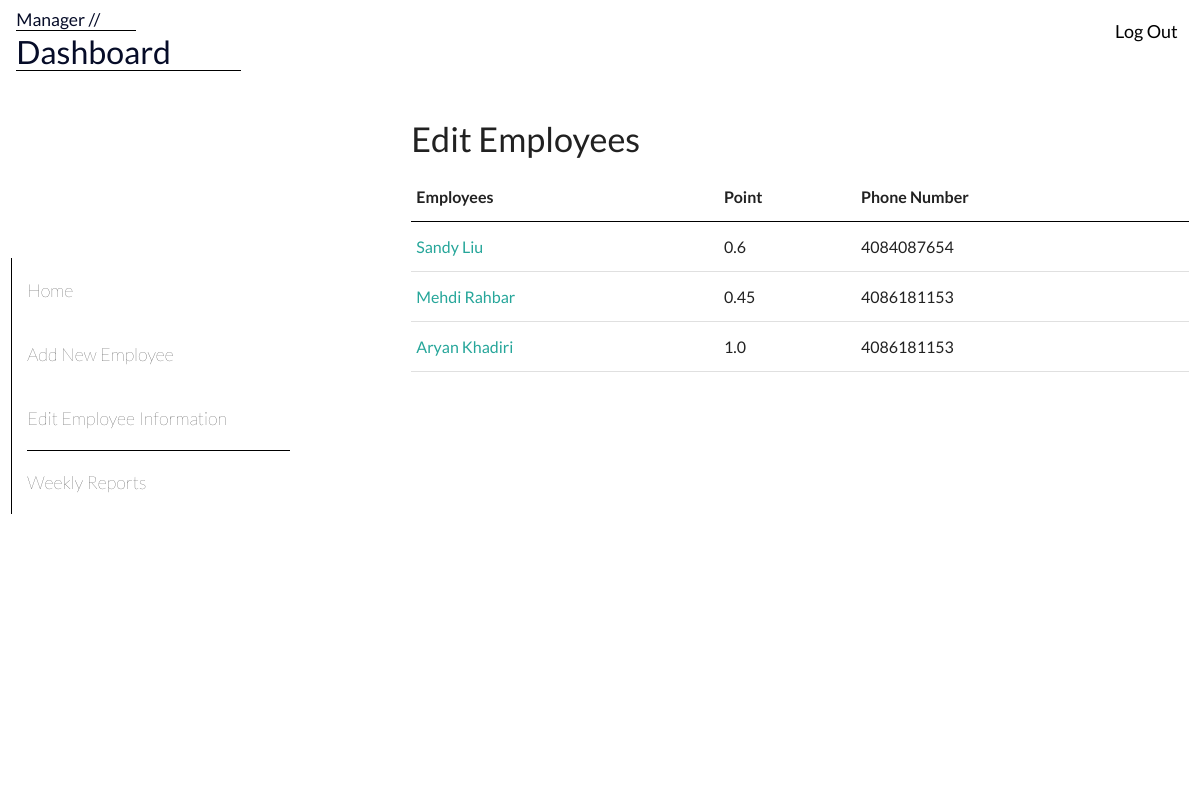
/manager/list/ (signed in), run on an earlier commit of the app's database.
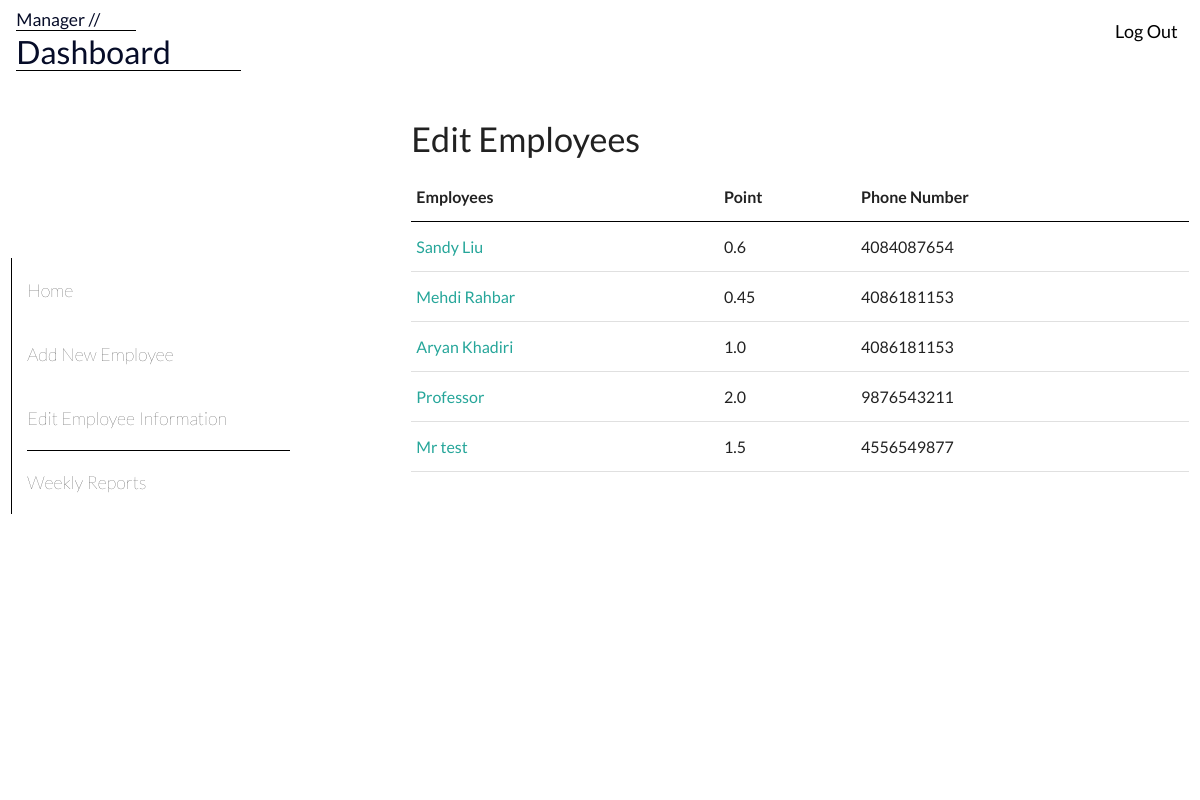
And on a later commit of the database.
### Manager/models.py (models this page shows, shortened)
class Employee (models.Model):
    name = models.CharField (max_length = 100)
    point = models.FloatField()
    phone = models.CharField(max_length = 10)
    def get_absolute_url(self):
        return reverse('update_employee', kwargs={'id':self.id})

### Manager/views.py (the view)
# urls.py: path('list/',list_employee_view, name='list_employee'),
def list_employee_view(request):
    if request.user.manager == False:
        return redirect('/employee/')
    title = 'Manager / Edit Employee'
    page = "Edit Employee"
    queryset = Employee.objects.all()
    context = {
        "list": queryset,
        "title": title,
        "page": page
    }
    return render (request,'list.html', context)

### Login/models.py (called while the page is built)
    @property
    def is_active(self):
        return True

### Manager/templates/list.html (shortened to what this page needs)
{% extends 'base.html' %}
{% block content %}
<head>
  {% load static %}
    <link rel = "stylesheet" type = "text/css" href = "{% static 'editemployee.css' %}">
</head>
<h4>Edit Employees</h4>
<table>
  <tr id="header">
    <th>Employees</th>
    <th>Point</th>
    <th>Phone Number</th>
  </tr>
{% for instance in list %}
  <tr>
    <td><a href = '{{instance.get_absolute_url}}'>{{ instance.name }} </a></td>
    <td>{{ instance.point }}</td>
    <td>{{ instance.phone }}</td>
  </tr>
{% endfor %}
</table>
{% endblock %}

What changed in the data, as far as the page shows it:
added Employee: name "Professor", point "2.0", phone "9876543211"
added Employee: name "Mr test", point "1.5", phone "4556549877"
